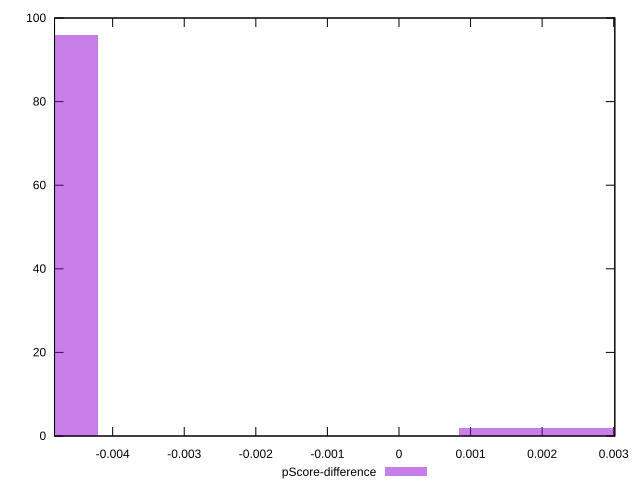

This chart was generated by the following gnuplot code:
reset

$pScoreDifference <<EOF
-0.0050471493112241115 96
0.0016823831037413705 2
0.003364766207482741 2
EOF

set key outside below
set boxwidth 0.0016823831037413705
set xrange [-0.004812150844282437:0.003015478254030146]
set yrange [0:100]
set trange [0:100]
set style fill transparent solid 0.5 noborder
set terminal svg size 640, 490 enhanced background rgb 'white'
set output "report_00023_2021-02-20T12:14:57.249Z/first-cpu-idle/samples/pages+cached+noadtech/pScore-difference/histogram.svg"

plot $pScoreDifference title "pScore-difference" with boxes

reset
